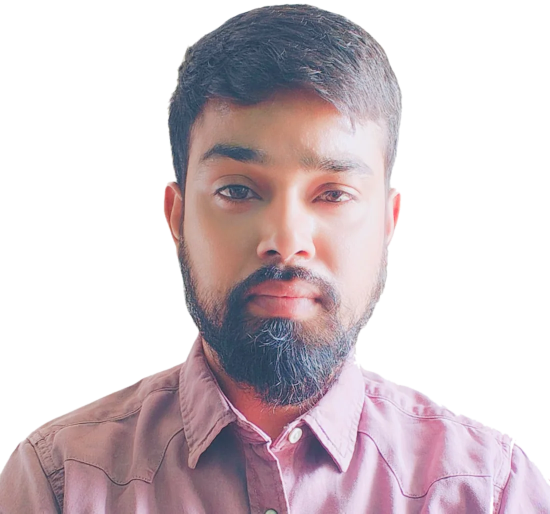
#> input picture images/faraz-cutout.webp, 1100 x 1027 px, found by its file name (shown at 1/2 size)
$ python cartoonize-portrait.py
#> lines starting #> are read from the running program, lines starting #| are printed output that depends on the picture; after the words box and inside, x2 and y2 are one past the last pixel; in counts of white or black regions, pixels touching at a corner belong together
# Cartoon v4: best-of pipeline.
# - strong wash rescue (blown side -> warm skin)
# - LIGHT detail-preserving smooth (keeps eyes)
# - k-means cel colors (numpy, seeded)
# - XDoG ink lines (coherent strokes, not speckle)
import numpy as np
from PIL import Image, ImageFilter, ImageEnhance

SRC = "/Users/mr.khan/ux-portfolio-2026/frontend/public/images/faraz-cutout.webp"
OUT = "/Users/mr.khan/ux-portfolio-2026/frontend/public/images/faraz-cartoon.webp"

CROP = (260, 0, 870, 780)
NECK_FADE = 130
K = 16
SAT = 1.6

im = Image.open(SRC).convert("RGBA").crop(CROP)
rgb_img = im.convert("RGB")
alpha = np.asarray(im.split()[3]).astype(np.float32)
H = im.height; W = im.width
#> after `H = im.height`: H = 780
#> after `W = im.width`: W = 610

rgb = np.asarray(rgb_img).astype(np.float32)

# ---- 1. Wash rescue: bright low-chroma -> warm skin (soft mask, strong blend)
mx = rgb.max(axis=2); mn = rgb.min(axis=2)
chroma = mx - mn
washed = ((mn > 120) & (chroma < 46) & (alpha > 128)).astype(np.uint8) * 255
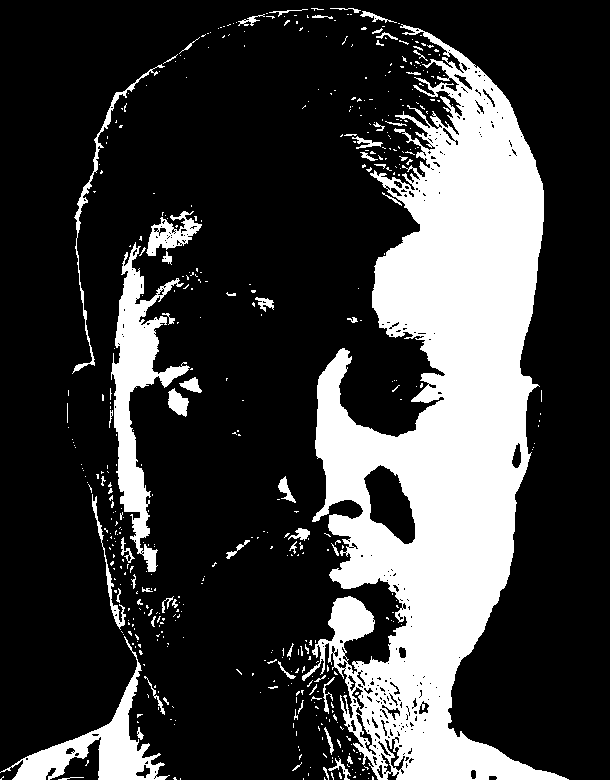
#> washed: shape (780, 610); 23.9% white; 503 white regions (437 under 20 px), largest, box (x1, y1, x2, y2) and area: (302, 24, 569, 780) 92681, (111, 242, 190, 572) 7762, (0, 636, 170, 780) 5043
wm = Image.fromarray(washed).filter(ImageFilter.MaxFilter(5)).filter(ImageFilter.GaussianBlur(14))
wmask = (np.asarray(wm).astype(np.float32) / 255.0)[..., None] * 0.7
skin = np.array([233, 164, 128], dtype=np.float32)
target = 0.35 * rgb + 0.65 * skin
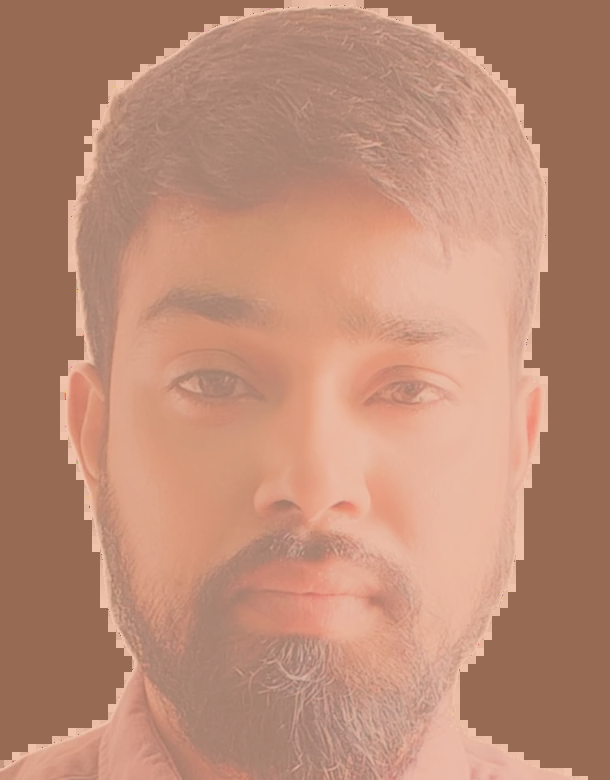
#> target: shape (780, 610, 3) float32; mean R, G, B 190.1, 140.9, 118.5
rgb = rgb * (1 - wmask) + target * wmask

# gentle highlight knee
knee, slope = 190.0, 0.6
over = rgb > knee
rgb[over] = knee + (rgb[over] - knee) * slope

base_img = Image.fromarray(np.clip(rgb, 0, 255).astype(np.uint8))

# ---- 2. Light detail-preserving smooth (v2 recipe, milder)
detail = base_img.convert("L").filter(ImageFilter.FIND_EDGES).filter(ImageFilter.GaussianBlur(3.0))
detail = detail.point(lambda p: min(255, p * 4))
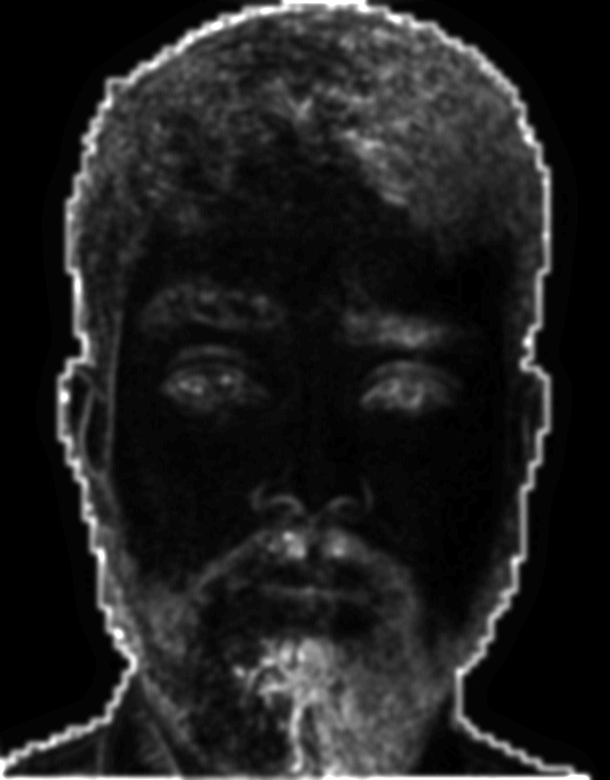
#> detail: PIL image 610x780 L; min 0, max 255, mean 30.9
smooth = base_img.filter(ImageFilter.MedianFilter(7)).filter(ImageFilter.ModeFilter(5))
lightly = base_img.filter(ImageFilter.MedianFilter(3))
mixed = Image.composite(lightly, smooth, detail)
mixed = ImageEnhance.Color(mixed).enhance(SAT)
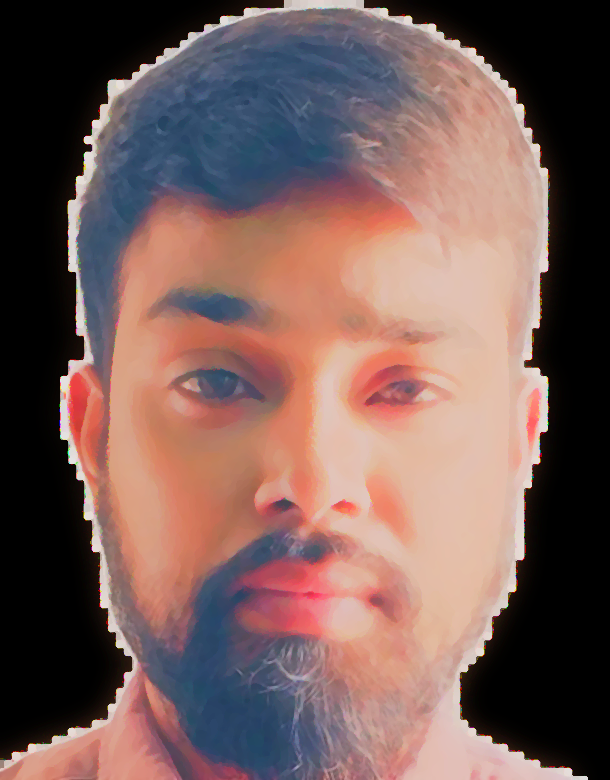
#> mixed: PIL image 610x780 RGB; mean R, G, B 120.4, 93.1, 88.9
mixed = ImageEnhance.Brightness(mixed).enhance(1.05)

sm = np.asarray(mixed).astype(np.float32)

# ---- 3. K-means cel quantization
rng = np.random.RandomState(11)
fg = alpha.reshape(-1) > 128
pix = sm.reshape(-1, 3)[fg]
sample = pix[rng.choice(len(pix), size=min(24000, len(pix)), replace=False)]
centers = sample[rng.choice(len(sample), K, replace=False)].copy()
#> centers = 16 rows, first 8: [97, 97, 117], [140, 101, 100], [162, 114, 107], [47, 76, 109], [236, 197, 186], [45, 73, 106], [70, 84, 115], [227, 153, 136]
for _ in range(14):
    d = ((sample[:, None, :] - centers[None, :, :]) ** 2).sum(-1)
    lab = d.argmin(1)
    for k in range(K):
        sel = sample[lab == k]
        if len(sel):
            centers[k] = sel.mean(0)
#> after the loop, centers = 16 rows, first 8: [125.2, 109.9, 121.1], [158, 93.5, 97.08], [163.6, 129.2, 127.2], [64.9, 84.94, 114.6], [237.7, 199.6, 181.8], [47.18, 75.83, 108.5], [88.63, 95.53, 119.9], [213.7, 142.3, 122.4]
flat = sm.reshape(-1, 3)
d = ((flat[:, None, :] - centers[None, :, :]) ** 2).sum(-1)
cel = centers[d.argmin(1)].reshape(H, W, 3)

# ---- 4. XDoG ink lines from the pre-quantize image (coherent strokes)
gray = np.asarray(mixed.convert("L")).astype(np.float32)
def g(a, r):
#> called with r = 1
    return np.asarray(Image.fromarray(np.clip(a, 0, 255).astype(np.uint8)).filter(ImageFilter.GaussianBlur(r))).astype(np.float32)
g1 = g(gray, 1.0)
g2 = g(gray, 2.6)
#> call 2 of g, with r = 2.6
#> in g (call 2), `return np.asarray(Image.fromarray(np.clip(a, 0, 255).astype(np.uint8))..`:
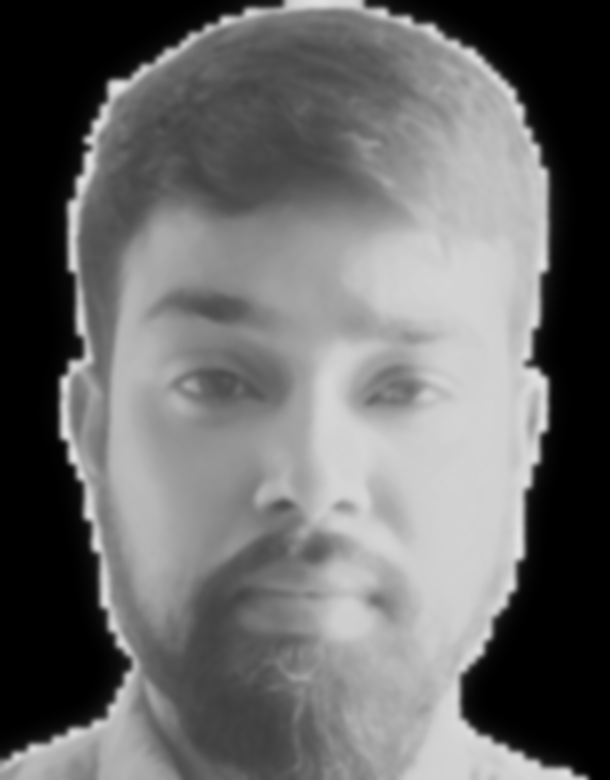
#> returned value: shape (780, 610) float32; min 0, max 228, mean 105.4
dog = g1 - 0.97 * g2
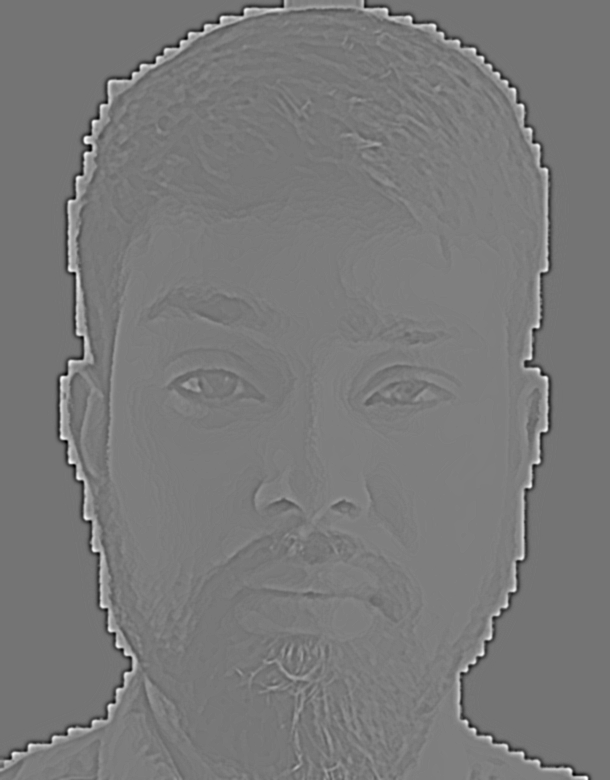
#> dog: shape (780, 610) float32; min -70.82, max 83.99, mean 3; drawn with min black and max white
# ink where the DoG response is clearly negative-edge
ink = (dog < -2.4).astype(np.uint8) * 255
#> ink: shape (780, 610); 5% white; 594 white regions (476 under 20 px), largest, box (x1, y1, x2, y2) and area: (364, 0, 594, 780) 6270, (0, 0, 284, 760) 6183, (110, 13, 279, 114) 756
ink_img = Image.fromarray(ink).filter(ImageFilter.MedianFilter(3)).filter(ImageFilter.MaxFilter(3)).filter(ImageFilter.GaussianBlur(0.5))
ink_f = np.asarray(ink_img).astype(np.float32) / 255.0
cel = cel * (1 - ink_f[..., None] * 0.68)

# ---- 5. Neck fade + save
fade = np.ones(H, dtype=np.float32)
#> fade = 780 values from 1 to 1
fade[H - NECK_FADE:] = np.linspace(1, 0, NECK_FADE)
alpha_out = alpha * fade[:, None]
out = np.dstack([np.clip(cel, 0, 255), alpha_out]).astype(np.uint8)
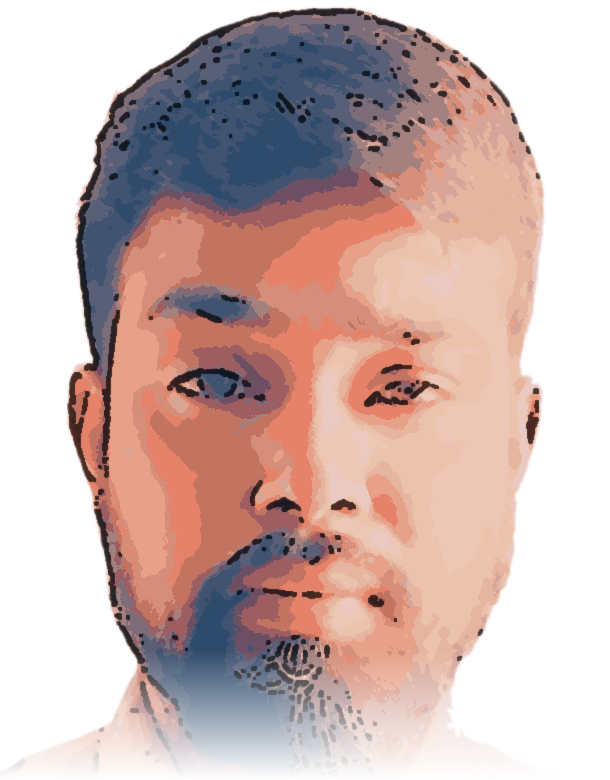
#> out: shape (780, 610, 4); mean of channels 0, 1, 2, 3 132.8, 113.5, 118.9, 153.4; transparent parts drawn white
Image.fromarray(out).save(OUT, "WEBP", quality=88, method=6)
print("saved", OUT, (W, H))
#| saved /Users/mr.khan/ux-portfolio-2026/frontend/public/images/faraz-cartoon.webp (610, 780)
